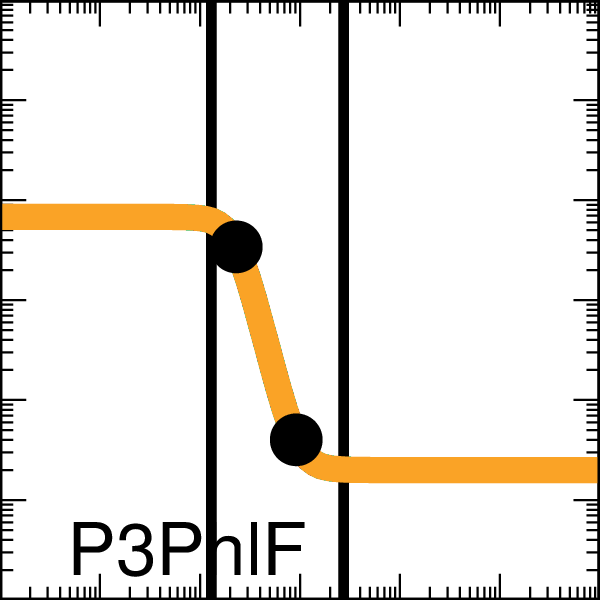

Recreate this plot in gnuplot.

set output "demo_abstract0xFE_002_A000_xfer_model_P3_PhlF.eps"
set terminal postscript eps enhanced color "Helvetica, 35" size 2,2
set logscale x
set logscale y
set lmargin screen 0.0
set rmargin screen 1.0
set tmargin screen 1.0
set bmargin screen 0.0
set size ratio 1.0
set border linewidth 2
set tics scale 2
set mxtics 10
set mytics 10
set key bottom left
set key samplen -1
set xrange [0.001:1000.0]
set yrange [0.001:1000.0]
set format y "10^{%L}"    
set format x "10^{%L}"    
set format x ""    
set xlabel '11111010'
set arrow from 0.13021563337830175,0.001 to 0.13021563337830175,1000.0 nohead lw 10 lt 2 lc rgb '#000000'
set arrow from 2.7384223852878615,0.001 to 2.7384223852878615,1000.0 nohead lw 10 lt 2 lc rgb '#000000'
ymin = 0.02
ymax = 6.8
K = 0.23
n = 4.2
set dummy x

plot ymin+(ymax-ymin)/(1.0+(x/K)**n) lw 25 lc rgb '#F9A427' title 'P3PhlF',\
 "<echo '1 2'" using (0.230323307):(3.400000001301316)  with points pt 7 ps 4 lc rgb 'black' notitle,\
 "<echo '1 2'" using (0.920133536):(0.04000000004283734)  with points pt 7 ps 4 lc rgb 'black' notitle
